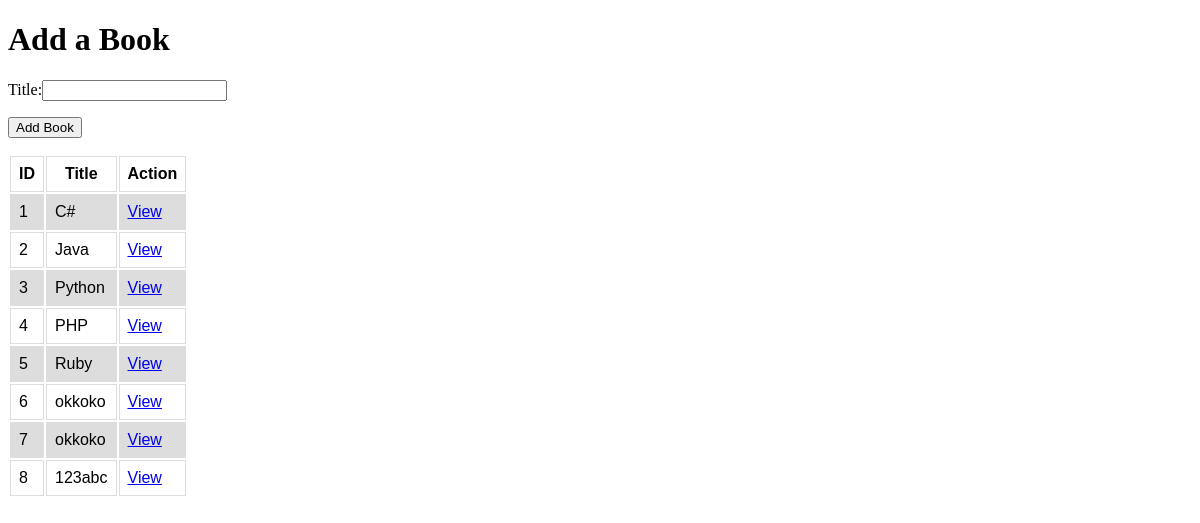
/books, run on the app's committed database.
### booksAuthorsApp/models.py (models this page shows)
class Book(models.Model):
    title = models.CharField(max_length=45)
    desc = models.TextField(blank = True)
    authors = models.ManyToManyField(Author, related_name="books")
    created_at = models.DateTimeField(auto_now_add=True)
    updated_at = models.DateTimeField(auto_now=True)
    objects = BookManager()

### booksAuthorsApp/views.py (the view)
# urls.py: path('books', views.books),
def books(request):
	context = {
		"allbooks": Book.objects.all()
	}
	return render(request, "books.html", context)

### booksAuthorsApp/templates/books.html (shortened to what this page needs)
<!DOCTYPE html>
<html lang="en">
<head>
</head>
<body>
    <div id="top">
        <h1>Add a Book</h1>
        <form action="/createbook" method="post">
        <p>Title:<input type="text" name="title"></p>
        <p><input type="submit" value="Add Book"></p>
        </form>
    </div>
    <div id = "table">
        <table>
            <tr>
                <th>ID</th>
                <th>Title</th>
                <th>Action</th>
            </tr>
            {% for books in allbooks %}
                <tr>
                    <td>{{books.id}}</td>
                    <td>{{books.title}}</td>
                    <td><a href="/bookinfo/{{books.id}}">View</a></td>
                </tr>
            {% endfor %}
        </table>
    </div>
</body>
</html>

### booksAuthorsApp/templates/books.html (style rules this page uses)
#table { font-family: arial, sans-serif; border-collapse: collapse; width: 100%; }
td, th { border: 1px solid #dddddd; padding: 8px; }
tr:nth-child(even) { background-color: #dddddd; }

### data on the page
Book: id "1", title "C#"
Book: id "2", title "Java"
Book: id "3", title "Python"
Book: id "4", title "PHP"
Book: id "5", title "Ruby"
Book: id "6", title "okkoko"
Book: id "7", title "okkoko"
Book: id "8", title "123abc"
